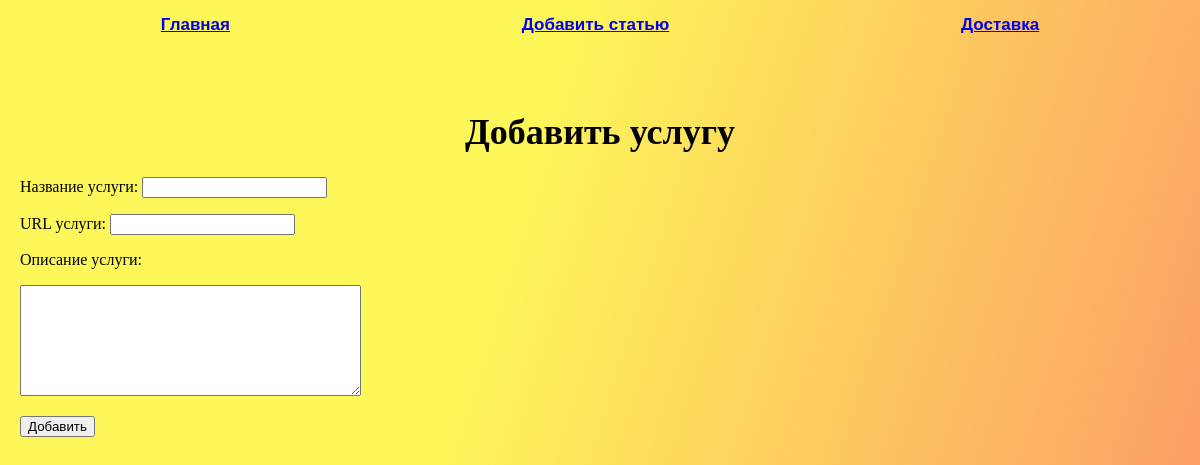
Page /add_post on the committed database.
### tables this page shows
CREATE TABLE mainmenu(
id INTEGER PRIMARY KEY AUTOINCREMENT,
title TEXT NOT NULL,
url TEXT NOT NULL
);

### main.py (the view, shortened to what this page needs)
@app.route('/add_post', methods=['POST', 'GET'])
def add_post():
    db = get_db()  # db вызывает функцию get_db() которая открывает соединение с БД
    dbase = FDataBase(db)  # принимает переменную db
    return render_template('add_post.html', menu=dbase.get_menu(), title='Добавить услугу')

### FDataBase.py (called while the page is built)
    def get_menu(self): # функция вывода данных menu
        sql = 'SELECT * FROM mainmenu' # запрос на вывод все данных из таблицы
        try: # если БД существует
            self.__cur.execute(sql) # считываем данные
            res = self.__cur.fetchall() # все данные сохраняем в переменную res
            if res: # если res не пустой
                return res
        except IOError: # если произошла ошибка и try не отработал
            print("Ошибка чтения из БД")
        return [] # если ничего не вернет создадим пустой список

### main.py (called while the page is built)
def connect_db():
    con = sqlite3.connect(app.config['DATABASE'])
    con.row_factory = sqlite3.Row
    return con

def get_db():  # соединение с БД, если еще не установлено
    if not hasattr(g, 'link_db'):  # hasattr - проверка на наличие атрибутов
        g.link_db = connect_db()
    return g.link_db

### templates/add_post.html (shortened to what this page needs)
{% extends 'base.html' %}
{% block content %}
{{ super() }}
<form action="{{url_for('add_post')}}" method="post" class="form-contact">
    <p>Название услуги: <input type="text" name="name" required></p>
    <p>URL услуги: <input type="text" name="url" required></p>
    <p>Описание услуги:</p>
    <p><textarea name="post" cols="40" rows="7"></textarea></p>
    <p><input type="submit" value="Добавить"></p>
</form>
{% endblock %}

### templates/base.html (shortened to what this page needs)
<!DOCTYPE html>
<html lang="en">
<head>
    <link rel="stylesheet" href="{{ url_for('static',filename='css/style.css') }}">
</head>
<body>
{% block content %}
    <ul class="menu">
        {% for m in menu %}
        <li>
            <a href="{{ m.url }}">{{ m.title }}</a>
        </li>
        {% endfor %}
    </ul>
<div class="container">
    <div class="content">
        {% if title %}
        <h1>{{ title }}</h1>
        {% else %}
        <h1>itStudio</h1>
        {%endif%}
    </div>
{% endblock %}
</div>
</body>
</html>

### static/css/style.css (style rules this page uses)
body { background: linear-gradient(107.66deg, #FEF759 38.95%, rgba(251, 102, 39, 0.7) 100.38%); box-shadow: 0px 4px 4px rgba(0, 0, 0, 0.25); margin: 0; padding: 0; height: 760px; font-family: Verdana; }
.menu { display: flex; justify-content: space-around; list-style: none; background-image: url(/static/56.png); padding: 15px; margin-top: 0; font-size: 17px; font-family: Verdana, Geneva, Tahoma, sans-serif; color: black; }
.menu a { font-weight: bold; }
ul { list-style: none; padding: 0; }
.container { max-width: 1200px; margin: 0 auto; padding: 20px; box-sizing: border-box; color: black; }
.content { text-align: center; font-size: 18px; }

### rows in the picture
mainmenu: title "Главная"
mainmenu: title "Добавить статью"
mainmenu: title "Доставка"

### other values in the picture
{{ title }} "Добавить услугу"
